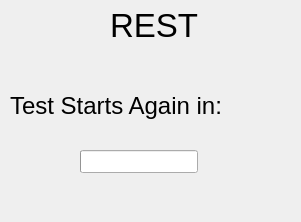
<?xml version="1.0" encoding="UTF-8"?>
<ui version="4.0">
 <class>rest_dialog</class>
 <widget class="QDialog" name="rest_dialog">
  <property name="geometry">
   <rect>
    <x>0</x>
    <y>0</y>
    <width>301</width>
    <height>222</height>
   </rect>
  </property>
  <property name="windowTitle">
   <string>Dialog</string>
  </property>
  <widget class="QLabel" name="label">
   <property name="geometry">
    <rect>
     <x>110</x>
     <y>10</y>
     <width>91</width>
     <height>31</height>
    </rect>
   </property>
   <property name="font">
    <font>
     <pointsize>25</pointsize>
    </font>
   </property>
   <property name="text">
    <string>REST</string>
   </property>
  </widget>
  <widget class="QLabel" name="label_2">
   <property name="geometry">
    <rect>
     <x>10</x>
     <y>90</y>
     <width>221</width>
     <height>31</height>
    </rect>
   </property>
   <property name="font">
    <font>
     <pointsize>18</pointsize>
    </font>
   </property>
   <property name="text">
    <string>Test Starts Again in:</string>
   </property>
  </widget>
  <widget class="QLabel" name="countdown_timer">
   <property name="geometry">
    <rect>
     <x>230</x>
     <y>90</y>
     <width>67</width>
     <height>31</height>
    </rect>
   </property>
   <property name="font">
    <font>
     <pointsize>18</pointsize>
    </font>
   </property>
   <property name="text">
    <string/>
   </property>
  </widget>
  <widget class="QProgressBar" name="progressBar">
   <property name="geometry">
    <rect>
     <x>80</x>
     <y>150</y>
     <width>118</width>
     <height>23</height>
    </rect>
   </property>
   <property name="maximum">
    <number>20</number>
   </property>
   <property name="value">
    <number>-1</number>
   </property>
  </widget>
 </widget>
 <resources/>
 <connections/>
</ui>
